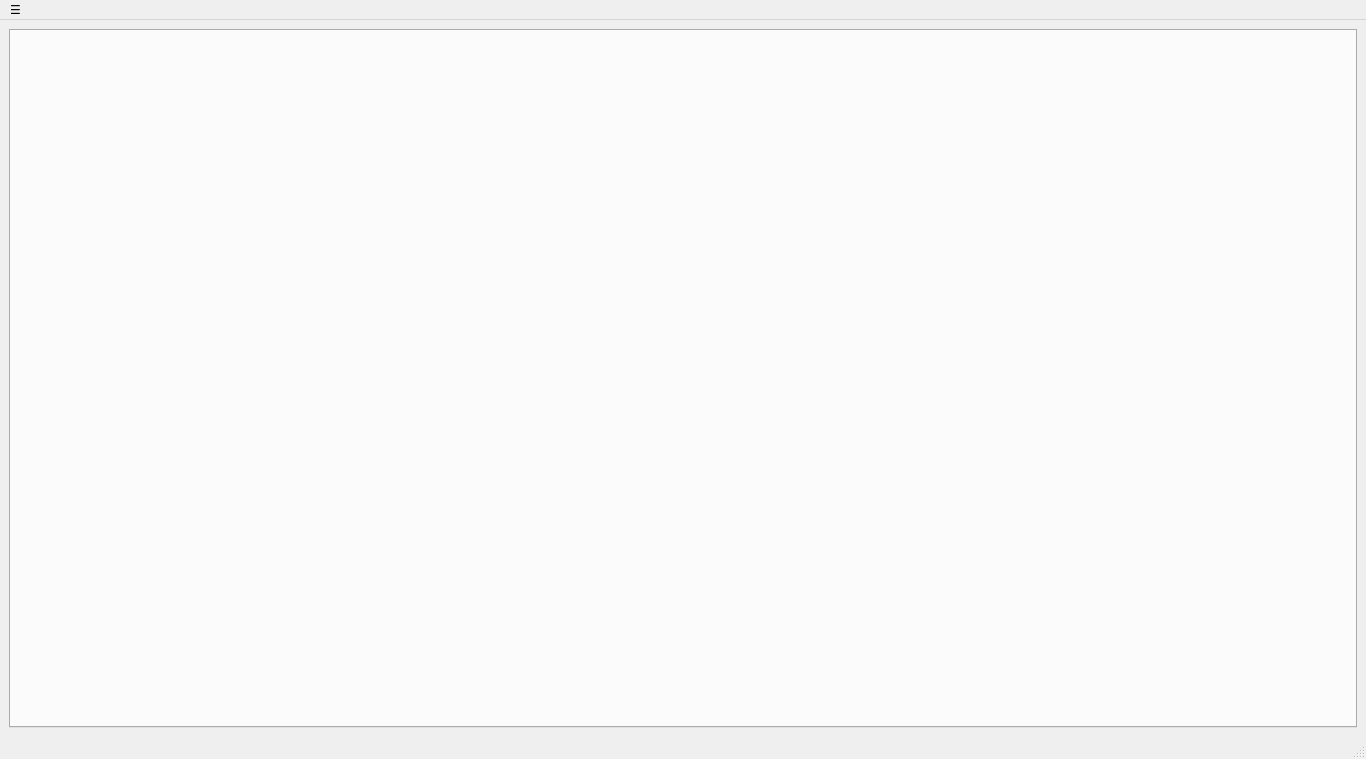
<?xml version="1.0" encoding="UTF-8"?>
<ui version="4.0">
 <class>MainWindow</class>
 <widget class="QMainWindow" name="MainWindow">
  <property name="geometry">
   <rect>
    <x>0</x>
    <y>0</y>
    <width>1366</width>
    <height>759</height>
   </rect>
  </property>
  <property name="windowTitle">
   <string>MainWindow</string>
  </property>
  <property name="styleSheet">
   <string notr="true"/>
  </property>
  <widget class="QWidget" name="centralwidget">
   <layout class="QGridLayout" name="gridLayout">
    <item row="3" column="0">
     <layout class="QVBoxLayout" name="verticalLayout_2">
      <item>
       <layout class="QHBoxLayout" name="horizontalLayout"/>
      </item>
      <item>
       <widget class="QTabWidget" name="tabWidget">
        <property name="styleSheet">
         <string notr="true"/>
        </property>
        <property name="tabPosition">
         <enum>QTabWidget::West</enum>
        </property>
        <property name="tabShape">
         <enum>QTabWidget::Rounded</enum>
        </property>
        <property name="currentIndex">
         <number>-1</number>
        </property>
        <property name="elideMode">
         <enum>Qt::ElideNone</enum>
        </property>
        <property name="documentMode">
         <bool>false</bool>
        </property>
        <property name="tabsClosable">
         <bool>false</bool>
        </property>
        <property name="movable">
         <bool>true</bool>
        </property>
        <property name="tabBarAutoHide">
         <bool>false</bool>
        </property>
       </widget>
      </item>
     </layout>
    </item>
   </layout>
  </widget>
  <widget class="QStatusBar" name="statusbar"/>
  <widget class="QMenuBar" name="menuBar">
   <property name="geometry">
    <rect>
     <x>0</x>
     <y>0</y>
     <width>1366</width>
     <height>21</height>
    </rect>
   </property>
   <widget class="QMenu" name="menuFile">
    <property name="title">
     <string>☰</string>
    </property>
    <addaction name="actionNew_Project"/>
    <addaction name="actionOpen_Project"/>
    <addaction name="separator"/>
    <addaction name="actionSave_Changes"/>
    <addaction name="actionSave_and_Create_New_Rev"/>
    <addaction name="separator"/>
    <addaction name="actionPrint_From"/>
    <addaction name="actionSave_Image"/>
    <addaction name="separator"/>
    <addaction name="actionClose"/>
    <addaction name="actionQuite"/>
   </widget>
   <addaction name="menuFile"/>
  </widget>
  <action name="actionNew_Project">
   <property name="text">
    <string>🔌 New Project</string>
   </property>
  </action>
  <action name="actionOpen_Project">
   <property name="text">
    <string>📂 Open Project</string>
   </property>
  </action>
  <action name="actionSave_Changes">
   <property name="text">
    <string>💾 Save Current Rev. Changes</string>
   </property>
  </action>
  <action name="actionSave_and_Create_New_Rev">
   <property name="text">
    <string>📤 Save and Create New Rev.</string>
   </property>
  </action>
  <action name="actionPrint_From">
   <property name="text">
    <string>🖨 Print From</string>
   </property>
  </action>
  <action name="actionSave_Image">
   <property name="text">
    <string>📷 Snapshot</string>
   </property>
  </action>
  <action name="actionClose">
   <property name="text">
    <string>❌ Close</string>
   </property>
  </action>
  <action name="actionQuite">
   <property name="text">
    <string>🏃 Quit</string>
   </property>
  </action>
 </widget>
 <resources/>
 <connections/>
</ui>
